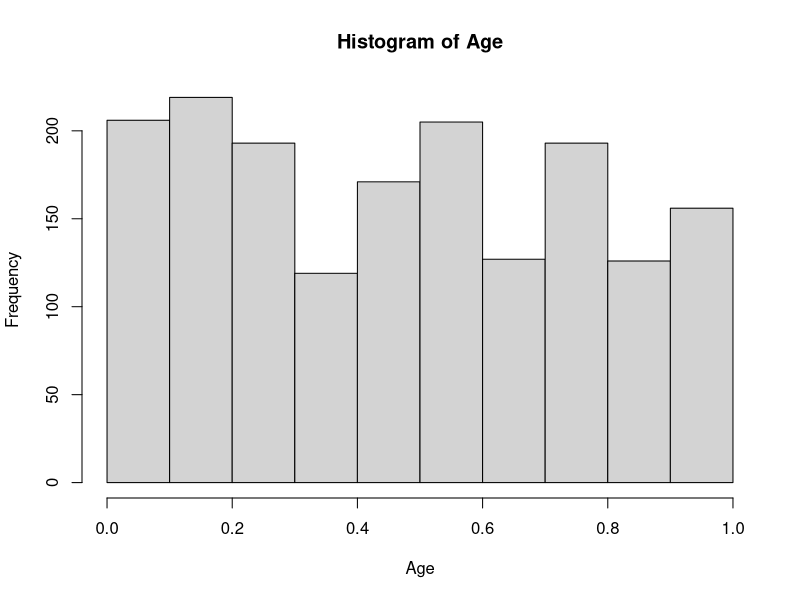
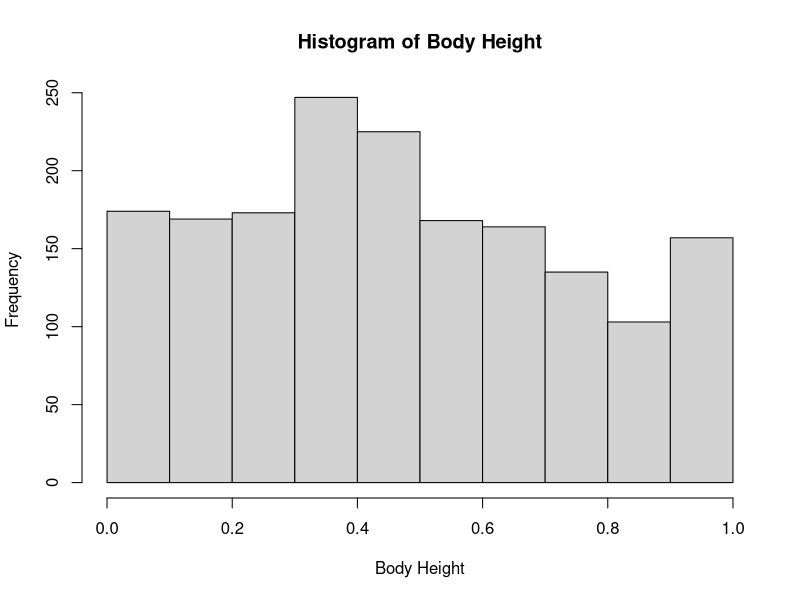
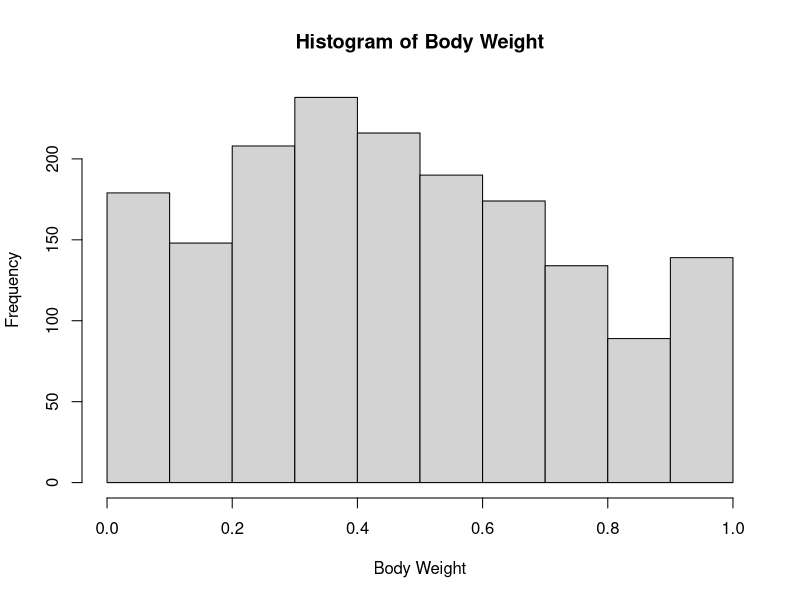
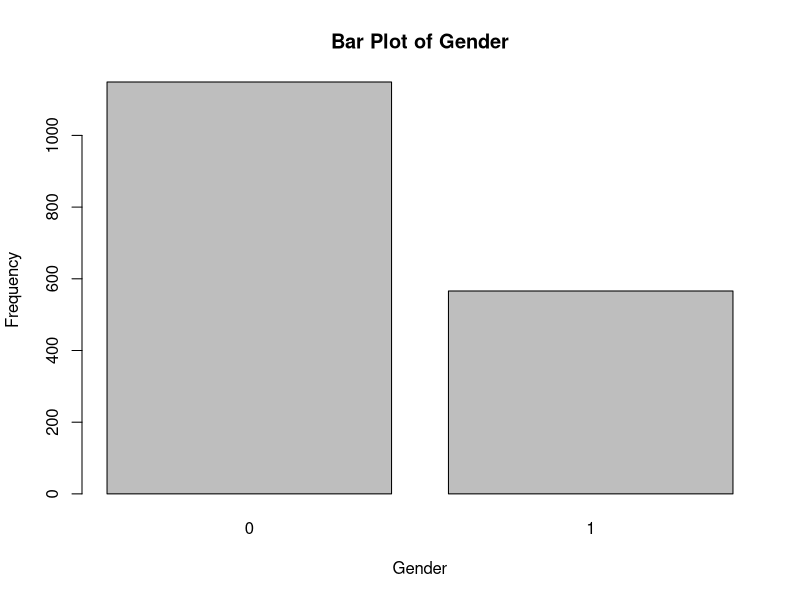
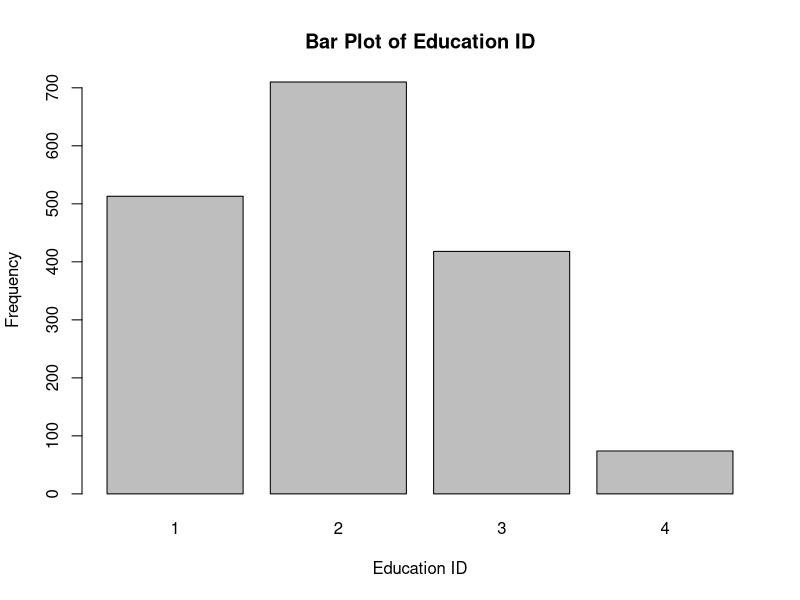
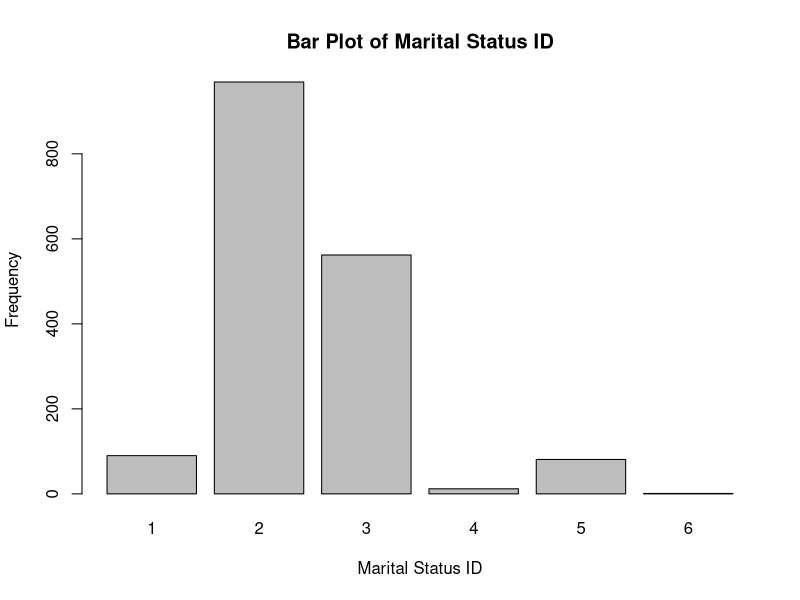
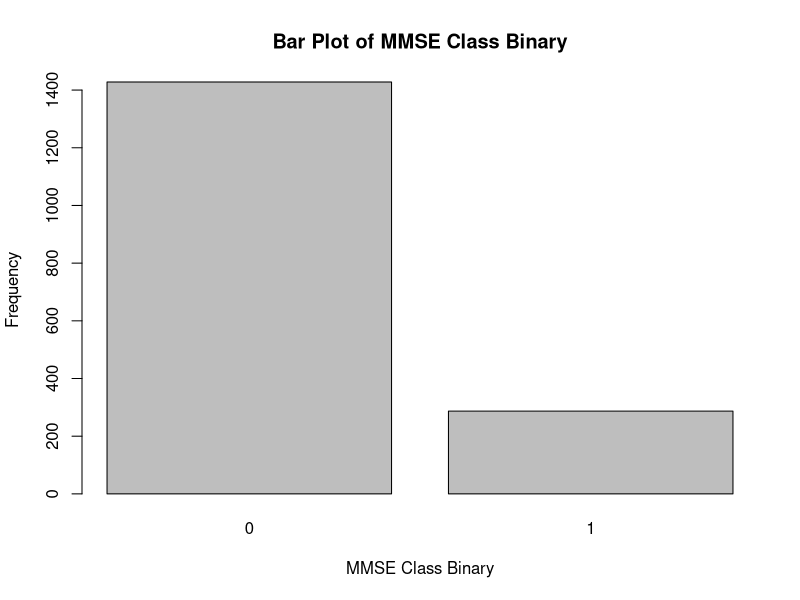

Write R code to recreate these figures, in order.
#Reading Data from the file present in the same directory
data <- read.csv("dataset ICT583 2023.csv")
#head(data)


# Remove rows with missing values as they incomplete data cannot be used
data <- na.omit(data)

# Convert necessary columns to appropriate data types
data$Gender <- as.factor(data$Gender)
data$Education_ID <- as.factor(data$Education_ID)
data$Marital_status_ID <- as.factor(data$Marital_status_ID)
data$MMSE_class_binary <- as.factor(data$MMSE_class_binary)

# save the cleaned dataset
write.csv(data, "data.csv", row.names = FALSE)

# Function to treat outliers using Winsorization so that the outliers does not reduce the model accuracy
treat_outliers <- function(x, threshold = 0.05) {
  q <- quantile(x, probs = c(threshold, 1 - threshold), na.rm = TRUE)
  x[x < q[1]] <- q[1]
  x[x > q[2]] <- q[2]
  x
}

# Apply outlier treatment for each field
data$Age <- treat_outliers(data$Age)
data$Body_Height <- treat_outliers(data$Body_Height)
data$Body_Weight <- treat_outliers(data$Body_Weight)
data$GDS <- treat_outliers(data$GDS)
data$MNAa_total <- treat_outliers(data$MNAa_total)
data$MNAb_total <- treat_outliers(data$MNAb_total)

# Write the treated data to a new CSV file
write.csv(data, "treated_data.csv", row.names = FALSE)

#Normalization: To make the data normal so that one attribute does not dominate other
# Function to min-max normalize a vector
min_max_normalize <- function(x) {
  (x - min(x)) / (max(x) - min(x))
}

# Min-max normalize the numerical attributes
data$Age <- min_max_normalize(data$Age)
data$Body_Height <- min_max_normalize(data$Body_Height)
data$Body_Weight <- min_max_normalize(data$Body_Weight)
data$GDS <- min_max_normalize(data$GDS)
data$MNAa_total <- min_max_normalize(data$MNAa_total)
data$MNAb_total <- min_max_normalize(data$MNAb_total)

#Removing column which is not required for data processing
data <- data[, -1]


write.csv(data, "transformed_data.csv", row.names = FALSE)

#Preliminary Investigation

# Histogram of Age
#this histogram shows that the number of people around age 70 are greater that the other ages
hist(data$Age, main = "Histogram of Age", xlab = "Age")

# Histogram of Body_Height
#shows that the height around 151 cm is most common height in the dataset
hist(data$Body_Height, main = "Histogram of Body Height", xlab = "Body Height")

# Histogram of Body_Weight
#weight around 53 kg is highest in numbers in dataset
hist(data$Body_Weight, main = "Histogram of Body Weight", xlab = "Body Weight")

# Bar plot of Gender
#One gender is almost double the amount of other
barplot(table(data$Gender), main = "Bar Plot of Gender", xlab = "Gender", ylab = "Frequency")

# Bar plot of Education_ID
# Education Id 2 is highest in number and 4 is lowest
barplot(table(data$Education_ID), main = "Bar Plot of Education ID", xlab = "Education ID", ylab = "Frequency")

# Bar plot of Marital_status_ID
#Martial status 2 is most common
barplot(table(data$Marital_status_ID), main = "Bar Plot of Marital Status ID", xlab = "Marital Status ID", ylab = "Frequency")

# Bar plot of MMSE_class_binary
# MMSE Class Binary is 1 for 1/8th of the dataset
barplot(table(data$MMSE_class_binary), main = "Bar Plot of MMSE Class Binary", xlab = "MMSE Class Binary", ylab = "Frequency")

##########Applying Models##################
#Logistic Regression: It is a popular linear model used for binary classification problems. It models the relationship between the predictor variables and the binary response variable using the logistic function, which maps the linear combination of predictors to a probability of belonging to a particular class.
#Random Forest: It is an ensemble learning method that combines multiple decision trees to make predictions. Random Forest is effective in handling both classification and regression tasks. It creates a collection of decision trees, where each tree is trained on a random subset of the data and features. The final prediction is determined by aggregating the predictions of all the trees.

#installing Package
#install.packages("caret")

# Load required packages
#Uncomment above line if error occurs
library(caret)

# Set seed for reproducibility
set.seed(123)

# Convert MMSE_class_binary to a factor
data$MMSE_class_binary <- as.factor(data$MMSE_class_binary)

# Split the data into training and testing sets
trainIndex <- createDataPartition(data$MMSE_class_binary, p = 0.8, list = FALSE)
trainData <- data[trainIndex, ]
testData <- data[-trainIndex, ]

# Train and test Logistic Regression
logisticModel <- train(MMSE_class_binary ~ ., data = trainData, method = "glm", family = "binomial")
logisticPred <- predict(logisticModel, newdata = testData)

# Train and test Random Forest
randomForestModel <- train(MMSE_class_binary ~ ., data = trainData, method = "rf")
randomForestPred <- predict(randomForestModel, newdata = testData)

# Evaluate model performance
logisticAcc <- confusionMatrix(logisticPred, testData$MMSE_class_binary)$overall["Accuracy"]
randomForestAcc <- confusionMatrix(randomForestPred, testData$MMSE_class_binary)$overall["Accuracy"]


#Compare Performance
performance <- data.frame(Model = c("Logistic Regression", "Random Forest"),
                          Accuracy = c(logisticAcc, randomForestAcc))

print(performance)


